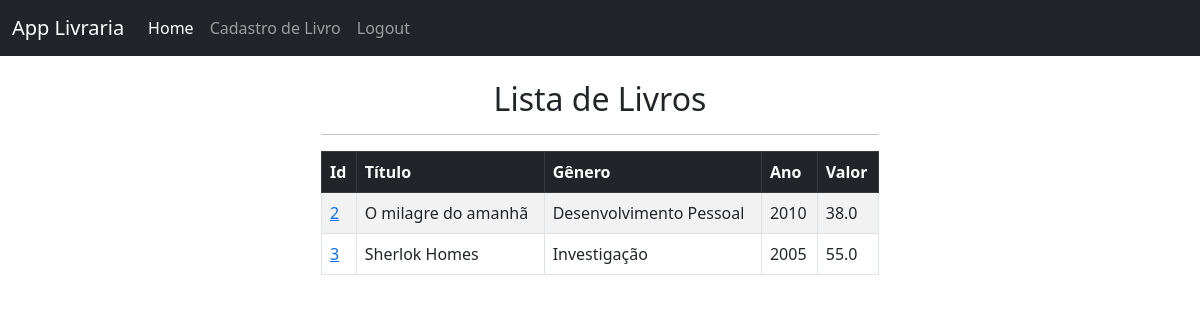
Before: / (signed in) with the older database file.
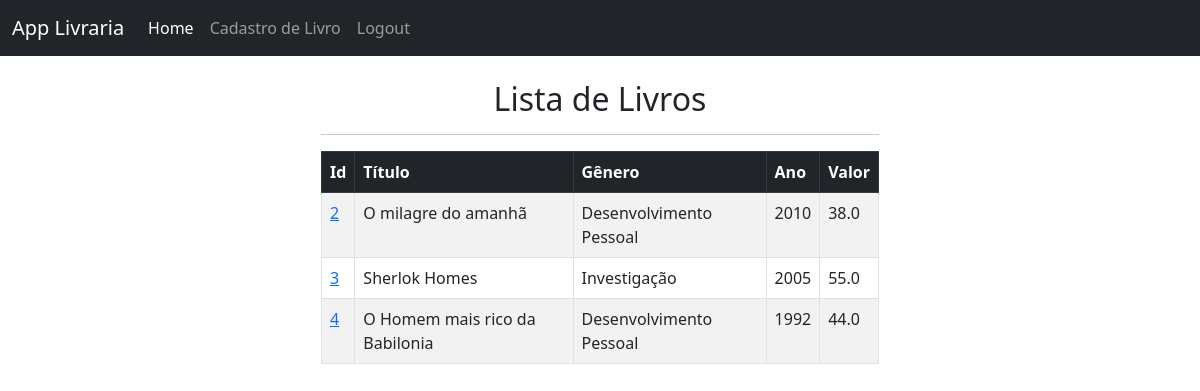
After: the same page with the newer database file.
### livraria/models.py (models this page shows, shortened)
class Book(models.Model):
    created_at = models.DateTimeField(auto_now_add=True)
    title = models.CharField(max_length=50)
    description = models.CharField(max_length=200)
    year = models.IntegerField()
    genre = models.CharField(max_length=30)
    value = models.FloatField()

### livraria/views.py (the view)
# urls.py: path('', home, name='home'),
def home(request):
    books = Book.objects.all()
    if request.method == "POST":
        username = request.POST['usuario']
        password = request.POST['senha']
        user = authenticate(
            request,
            username=username,
            password=password
        )
        if user is not None:
            login(request, user)
            messages.success(request, "Login realizado com sucesso!")
            return redirect('home')
        else:
            messages.error(request, "Erro na autenticação. Tente novamente!")
            return redirect('home')
    else:
        return render(request, 'home.html',{'books':books})

### livraria/templates/home.html (shortened to what this page needs)
{% extends 'base.html' %}
{% block content %}
<div class="col-md-6 offset-md-3">
    {% if user.is_authenticated %}
    <h2 class="text-center">Lista de Livros</h2>
    <hr>
    <table class="table table-striped table-bordered table-hover">
        <thead class="table-dark">
            <tr>
                <th>Id</th>
                <th>Título</th>
                <th>Gênero</th>
                <th>Ano</th>
                <th>Valor</th>
            </tr>
        </thead>
        <tbody>
            {% if books %}
                {% for book in books %}
                    <tr>
                        <td><a href="{% url 'book' book.id %}">{{ book.id }}</a></td>
                        <td>{{ book.title }}</td>
                        <td>{{ book.genre }}</td>
                        <td>{{ book.year }}</td>
                        <td>{{ book.value }}</td>
                {% endfor %}
            {% endif %}
                    </tr>
        </tbody>
    </table>
{% endif %}
{% endblock %}

### livraria/templates/base.html (shortened to what this page needs)
<!doctype html>
<html lang="en">
  <head>
    <link href="https://cdn.jsdelivr.net/npm/bootstrap@5.0.2/dist/css/bootstrap.min.css" rel="stylesheet">
  </head>
  <body>
    {% include 'navbar.html' %}
    <div class="container">
      <br>
        {% block content %}
        {% endblock %}
    </div>
  </body>
</html>

### livraria/templates/navbar.html (shortened to what this page needs)
<nav class="navbar navbar-expand-lg navbar-dark bg-dark">
  <div class="container-fluid">
    <a class="navbar-brand" href="{% url 'home'%}">App Livraria</a>
    <div class="collapse navbar-collapse" id="navbarSupportedContent">
      <ul class="navbar-nav me-auto mb-2 mb-lg-0">
        <li class="nav-item">
          <a class="nav-link active" aria-current="page" href="#">Home</a>
        </li>
        {% if user.is_authenticated %}
        <li class="nav-item">
          <a class="nav-link" href="{% url 'add_book' %}">Cadastro de Livro</a>
        </li>
          <li class="nav-item">
            <a class="nav-link" href="{% url 'logout' %}">Logout</a>
          </li>
        {% endif %}
      </ul>
    </div>
  </div>
</nav>

Changed rows visible on the page:
added Book: id "4", title "O Homem mais rico da Babilonia", genre "Desenvolvimento Pessoal", year "1992", value "44.0"
